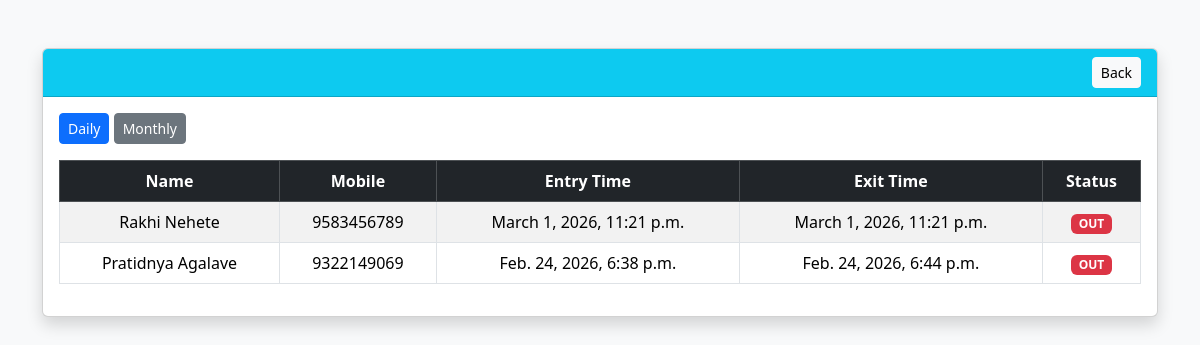
The app's page /visitors/report/ (signed in), older data.
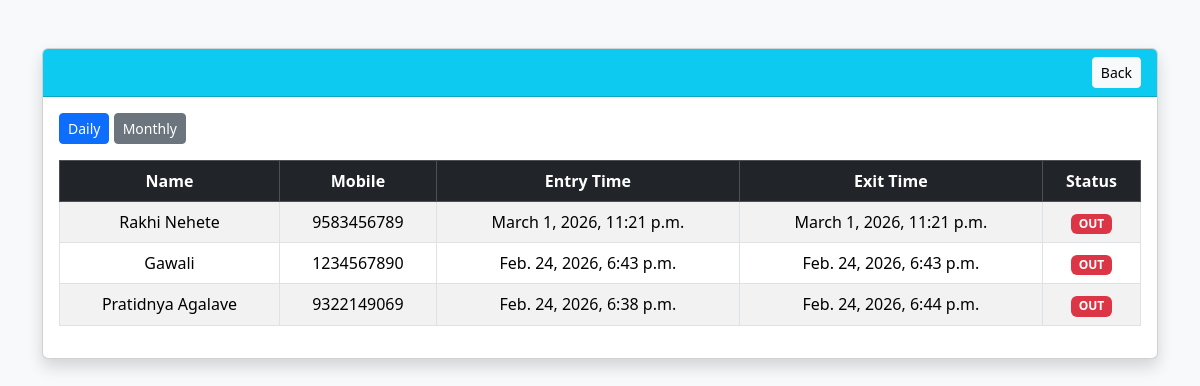
The same page, newer data.
### visitors/models.py (models this page shows, shortened)
class Visitor(models.Model):
    GENDER_CHOICES = (
        ('Male', 'Male'),
        ('Female', 'Female'),
        ('Other', 'Other'),
    )
    STATUS_CHOICES = (
        ('IN', 'IN'),
        ('OUT', 'OUT'),
    )
    created_by = models.ForeignKey(
        settings.AUTH_USER_MODEL,   # ✅ IMPORTANT CHANGE
        on_delete=models.CASCADE,
        related_name='visitors'
    )
    name = models.CharField(max_length=100)
    mobile = models.CharField(max_length=10)
    email = models.EmailField()
    gender = models.CharField(max_length=10, choices=GENDER_CHOICES)
    purpose = models.CharField(max_length=200)
    visit_to = models.CharField(max_length=100)
    hostel_or_office = models.CharField(max_length=200)
    address = models.TextField()
    aadhaar = models.CharField(max_length=12)
    remark = models.TextField(null=True, blank=True)
    photo = models.ImageField(upload_to='visitor_photos/', null=True, blank=True)
    signature = models.ImageField(upload_to='signatures/', null=True, blank=True)
    status = models.CharField(max_length=5, choices=STATUS_CHOICES, default='IN')
    entry_time = models.DateTimeField(default=timezone.now)
    exit_time = models.DateTimeField(null=True, blank=True)
    created_at = models.DateTimeField(auto_now_add=True)
    class Meta:
        ordering = ['-entry_time']

### visitors/views.py (the view)
# urls.py: path('visitors/report/', views.visitor_report, name='visitor_report'),
@login_required
def visitor_report(request):
    if request.user.role == "ADMIN":
        visitors = Visitor.objects.all().order_by('-entry_time')
    else:
        visitors = Visitor.objects.filter(
            created_by=request.user
        ).order_by('-entry_time')
    return render(request, 'visitors/visitor_report.html', {
        'visitors': visitors
    })

### visitors/templates/visitors/visitor_report.html (shortened to what this page needs)
<!DOCTYPE html>
<html>
<head>
    <link href="https://cdn.jsdelivr.net/npm/bootstrap@5.3.2/dist/css/bootstrap.min.css" rel="stylesheet">
</head>
<body class="bg-light">
<div class="container mt-5">
    <div class="card shadow">
        <div class="card-header bg-info text-white d-flex justify-content-between">
            <a href="/visitors/list/" class="btn btn-sm btn-light">Back</a>
        </div>
        <div class="card-body">
            <div class="mb-3">
                <a href="?type=daily" class="btn btn-sm btn-primary">Daily</a>
                <a href="?type=monthly" class="btn btn-sm btn-secondary">Monthly</a>
            </div>
            <table class="table table-bordered table-striped text-center">
                <thead class="table-dark">
                    <tr>
                        <th>Name</th>
                        <th>Mobile</th>
                        <th>Entry Time</th>
                        <th>Exit Time</th>
                        <th>Status</th>
                    </tr>
                </thead>
                <tbody>
                {% for v in visitors %}
                    <tr>
                        <td>{{ v.name }}</td>
                        <td>{{ v.mobile }}</td>
                        <td>{{ v.entry_time }}</td>
                        <td>{{ v.exit_time|default:"---" }}</td>
                        <td>
                            {% if v.status == 'IN' %}
                                <span class="badge bg-success">IN</span>
                            {% else %}
                                <span class="badge bg-danger">OUT</span>
                            {% endif %}
                        </td>
                    </tr>
                {% empty %}
                    <tr>
                        <td colspan="5">No records found</td>
                    </tr>
                {% endfor %}
                </tbody>
            </table>
        </div>
    </div>
</div>
</body>
</html>

Row changes from the older to the newer data that the page shows:
now on this page (row edited): Visitor: name "Gawali", mobile "1234567890", entry_time "Feb. 24, 2026, 6:43 p.m.", exit_time "Feb. 24, 2026, 6:43 p.m.", status "OUT"
